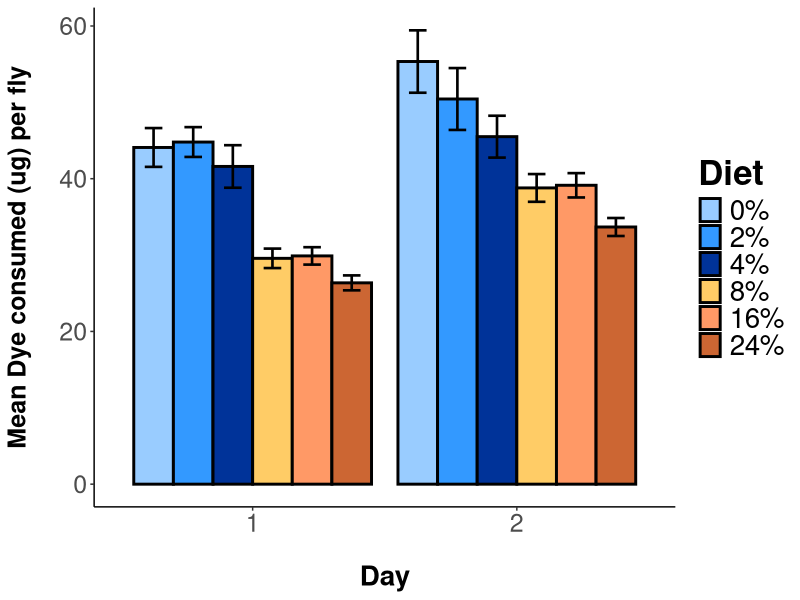

Source code (R):
#set working directory
setwd("C:/Users/amd439/Box/Darby_Drea/Projects/Sucrose-diet-variation-2021/Ex-Q/")

#package download + library upload

library(lattice)
library(Hmisc)
library(ggbeeswarm)
library(multcomp)
library(lme4)
library(ggplot2)
library(tidyverse)
library(dplyr)
library(emmeans)


#All 3 blocks with six diets 0%-24%
exq <- read.csv("Ex-Q-Sucrose-All-Blocks.csv", header= T)

#read Day as factor not a numeric number
exq$Day <- as.character(exq$Day)

#sort increasing order of diets
exq$Diet <- factor(exq$Diet,
                   levels = c("0%", "2%", "4%", "8%", "16%", "24%"))
#assign colors for diets
six_color = c( "#99CCFF","#3399FF", "#003399",  "#FFCC66", "#FF9966", "#CC6633")




#barplot of all six diets
exqbar<-ggplot(exq, aes(x=Day, y= Mean, fill=Diet))+
  geom_bar(stat="summary", fun.y = "mean", position = "dodge",colour = "black", linewidth = 1) +
  geom_errorbar(stat = "summary", fun.data = "mean_se", position= position_dodge(.90), width = .4, size = .9)+
  labs(y =  "Mean Dye consumed (ug) per fly", legend = "Sucrose w/v") + scale_fill_manual(values = six_color)+
  theme_classic()#+annotate("text", x = 1.22, y = , label = "***", size = 14)#+
  

exqbar<-exqbar + #ggtitle(charttitle)+
  theme( #changes font size and face of the title of plot
    #plot.title=element_text(hjust = 0.5,size=14,face="bold"),
    axis.title.x = element_text(size = 20, family= "sans", face = "bold", margin = margin(t = 20, r = 20, b = 00, l = 0)), 
                axis.title.y = element_text(size = 18, family = "sans", face = "bold",margin = margin(t = 0, r = 20, b = 0, l = 0)), 
                axis.text.x = element_text(size = 18, family = "sans"), 
                axis.text.y = element_text(size = 18, family = "sans"),
               legend.text = element_text(size=20),
               #changes tile of legend size and face
               legend.title = element_text(size=25, face = 2))
  
exqbar


#two-way analysis of  means dye
two.wayA <-aov(Mean ~ Diet + Day, data = exq)
summary(two.wayA)

#pairwise comparisons between diet within day 
emm <- emmeans(two.wayA, pairwise ~ Diet|Day)
emm
